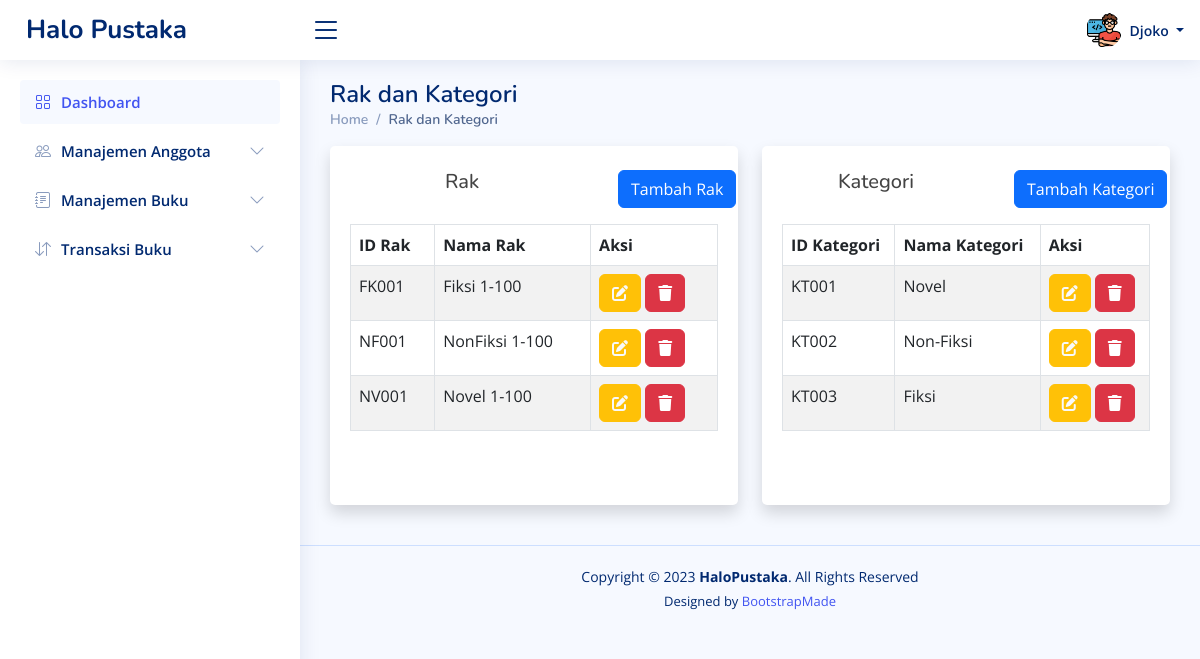
/dashboard.php?page=viewrak (signed in), run on the app's committed database.
### tables this page shows
CREATE TABLE `pengurus` (
  `id_pengurus` char(5) NOT NULL,
  `nama` varchar(100) NOT NULL,
  `password` varchar(100) NOT NULL,
  `level` varchar(20) NOT NULL,
  `pic` varchar(50) NOT NULL DEFAULT 'pengurus/admin.png'
);

CREATE TABLE `rak` (
  `id_rak` char(5) NOT NULL,
  `nama_rak` varchar(100) NOT NULL
);

CREATE TABLE `kategori` (
  `id_kategori` char(5) NOT NULL,
  `nama_kategori` varchar(100) NOT NULL
);

### _viewrak.php (the view, shortened to what this page needs)
<div class="container">
    <div class="row" style="margin-bottom: 20px;">
        <div class="col-md-6">
            <div class="card border-bottom-success shadow h-100 py-2">
                <div class="row mt-3 mb-3">
                    <h5 class="text-center col-sm-8">Rak</h5>
                    <div class="col-sm-4">
                        <a href="#" data-bs-toggle="modal" data-bs-target="#rakModal" class="btn btn-primary">Tambah
                            Rak</a>
                    </div>
                </div>
                <div class="card-body">
                    <table id="table3" class="table table-striped table-bordered">
                        <thead>
                            <tr>
                                <th>ID Rak</th>
                                <th>Nama Rak</th>
                                <th>Aksi</th>
                            </tr>
                        </thead>
                        <tbody>
                            <?php
                            $sql = mysqli_query($koneksi, "SELECT * FROM rak");
                            while ($rak = mysqli_fetch_array($sql)) {
                                ?>
                                <tr>
                                    <td>
                                        <?php echo $rak["id_rak"] ?>
                                    </td>
                                    <td>
                                        <?php echo $rak["nama_rak"] ?>
                                    </td>
                                    <td><a href="#" data-bs-toggle="modal" data-bs-target="#editRak"
                                            data-id="<?php echo $rak["id_rak"] ?>"
                                            data-nama="<?php echo $rak["nama_rak"] ?>"
                                            class="btn btn-warning text-light btneditrak"><i
                                                class="fas fa-pen-to-square"></i></a>
                                        <a href="<?php echo $_SERVER['PHP_SELF'] . '?page=viewrak&idrak=' . $rak['id_rak'] ?>"
                                            class="btn btn-danger confirmAlert" id="btnhapusrak"><i
                                                class="fas fa-trash"></i></a>
                                    </td>
                                </tr>
                                <?php
                            }
                            ?>
                        </tbody>
                    </table>
                </div>
            </div>
        </div>
        <div class="col-md-6">
            <div class="card border-bottom-primary shadow h-100 py-2">
                <div class="row mt-3 mb-3">
                    <h5 class="text-center col-sm-7">Kategori</h5>
                    <div class="col-sm-5">
                        <a href="#" data-bs-toggle="modal" data-bs-target="#kategoriModal"
                            class="btn btn-primary">Tambah Kategori</a>
                    </div>
                </div>
                <div class="card-body">
                    <table id="table4" class="table table-striped table-bordered">
                        <thead>
                            <tr>
                                <th>ID Kategori</th>
                                <th>Nama Kategori</th>
                                <th>Aksi</th>
                            </tr>
                        </thead>
                        <tbody>
                            <?php
                            $sql = mysqli_query($koneksi, "SELECT * FROM kategori");
                            while ($kategori = mysqli_fetch_array($sql)) {
                                ?>
                                <tr>
                                    <td>
                                        <?php echo $kategori["id_kategori"] ?>
                                    </td>
                                    <td>
                                        <?php echo $kategori["nama_kategori"] ?>
                                    </td>
                                    <td><a href="#" data-bs-toggle="modal" data-bs-target="#editKategori"
                                            data-id="<?php echo $kategori["id_kategori"] ?>"
                                            data-nama="<?php echo $kategori["nama_kategori"] ?>"
                                            class="btn btn-warning text-light btneditkateg"><i
                                                class="fas fa-pen-to-square"></i></a>
                                        <a href="<?php echo $_SERVER['PHP_SELF'] . '?page=viewrak&idkategori=' . $kategori['id_kategori'] ?>"
                                            class="btn btn-danger confirmAlert" id="btnhapuskateg"><i
                                                class="fas fa-trash"></i></a>
                                    </td>
                                </tr>
                                <?php
                            }
                            ?>
                        </tbody>
                    </table>
                </div>
            </div>
        </div>
    </div>
</div>

### dashboard.php (shortened to what this page needs)
<?php
include "template/head.php";
include "koneksi.php";
?>
<header id="header" class="header fixed-top d-flex align-items-center">
    <div class="d-flex align-items-center justify-content-between">
        <a href="dashboard.php" class="logo d-flex align-items-center">
            <span class="d-none d-lg-block">Halo Pustaka</span>
        </a>
        <i class="bi bi-list toggle-sidebar-btn"></i>
    </div>
    <nav class="header-nav ms-auto">
        <ul class="d-flex align-items-center">
            <li class="nav-item dropdown pe-3">
                <?php
                $sql = mysqli_query($koneksi, "SELECT pic FROM " . $_SESSION['role'] . " WHERE id_pengurus = '" . $_SESSION['username'] . "'");
                $data = mysqli_fetch_array($sql);
                ?>
                <a class="nav-link nav-profile d-flex align-items-center pe-0" href="#" data-bs-toggle="dropdown">
                    <img src="assets/img/<?php echo $data['pic'] ?>" alt="Profile" class="rounded-circle">
                    <span class="d-none d-md-block dropdown-toggle ps-2">
                        <?php echo $_SESSION['nama'] ?>
                    </span>
                </a>
            </li>
        </ul>
    </nav>
</header>
<aside id="sidebar" class="sidebar">
    <ul class="sidebar-nav" id="sidebar-nav">
        <li class="nav-item">
            <a class="nav-link " href="dashboard.php">
                <i class="bi bi-grid"></i>
                <span>Dashboard</span>
            </a>
        </li>
        <li class="nav-item">
            <a class="nav-link collapsed" data-bs-target="#components-nav" data-bs-toggle="collapse" href="#">
                <i class="bi bi-people"></i><span>Manajemen Anggota</span><i class="bi bi-chevron-down ms-auto"></i>
            </a>
        </li>
        <li class="nav-item">
            <a class="nav-link collapsed" data-bs-target="#forms-nav" data-bs-toggle="collapse" href="#">
                <i class="bi bi-journal-text"></i><span>Manajemen Buku</span><i class="bi bi-chevron-down ms-auto"></i>
            </a>
        </li>
        <li class="nav-item">
            <a class="nav-link collapsed" data-bs-target="#tables-nav" data-bs-toggle="collapse" href="#">
                <i class="bi bi-arrow-down-up"></i><span>Transaksi Buku</span><i class="bi bi-chevron-down ms-auto"></i>
            </a>
        </li>
    </ul>
</aside>
<main id="main" class="main">
    <?php
    if (isset($_GET['page'])) {
        $act = $_GET['page'];
    }
    switch ($act) {
        case "viewrak":
            $halaman = "_viewrak.php";
            $judul = "Rak dan Kategori";
            break;
    }
    ?>
    <div class="pagetitle">
        <h1>
            <?php echo $judul; ?>
        </h1>
        <nav>
            <ol class="breadcrumb">
                <li class="breadcrumb-item"><a href="dashboard.php">Home</a></li>
                <li class="breadcrumb-item active">
                    <?php echo $judul; ?>
                </li>
            </ol>
        </nav>
    </div>
    <section class="section dashboard">
        <div class="row">
            <?php
            include $halaman;
            ?>
        </div>
    </section>
</main>
<footer id="footer" class="footer">
    <div class="copyright">
        Copyright &copy; 2023 <strong><span>HaloPustaka</span></strong>. All Rights Reserved
    </div>
    <div class="credits">
        Designed by <a href="https://bootstrapmade.com/">BootstrapMade</a>
    </div>
</footer>
<?php
include "template/foot.php";
?>

### assets/css/admin.css (style rules this page uses)
:root { scroll-behavior: smooth; }
body { font-family: "Open Sans", sans-serif; background: #f6f9ff; color: #444444; }
a { color: #4154f1; text-decoration: none; }
h1, h2, h3, h4, h5, h6 { font-family: "Nunito", sans-serif; }
#main { margin-top: 60px; padding: 20px 30px; transition: all 0.3s; }
.pagetitle { margin-bottom: 10px; }
.pagetitle h1 { font-size: 24px; margin-bottom: 0; font-weight: 600; color: #012970; }
.card { margin-bottom: 30px; border: none; border-radius: 5px; box-shadow: 0px 0 30px rgba(1, 41, 112, 0.1); }
.card-body { padding: 0 20px 20px 20px; }
.breadcrumb { font-size: 14px; font-family: "Nunito", sans-serif; color: #899bbd; font-weight: 600; }
.breadcrumb a { color: #899bbd; transition: 0.3s; }
.breadcrumb .breadcrumb-item::before { color: #899bbd; }
.breadcrumb .active { color: #51678f; font-weight: 600; }
.logo { line-height: 1; }
@media (min-width: 1200px) { .logo { width: 280px; } }
.logo span { font-size: 26px; font-weight: 700; color: #012970; font-family: "Nunito", sans-serif; }
.header { transition: all 0.5s; z-index: 997; height: 60px; box-shadow: 0px 2px 20px rgba(1, 41, 112, 0.1); background-color: #fff; padding-left: 20px; }
.header .toggle-sidebar-btn { font-size: 32px; padding-left: 10px; cursor: pointer; color: #012970; }
.header-nav ul { list-style: none; }
.header-nav>ul { margin: 0; padding: 0; }
.header-nav .nav-profile { color: #012970; }
.header-nav .nav-profile img { max-height: 36px; }
.header-nav .nav-profile span { font-size: 14px; font-weight: 600; }
.sidebar { position: fixed; top: 60px; left: 0; bottom: 0; width: 300px; z-index: 996; transition: all 0.3s; padding: 20px; overflow-y: auto; scrollbar-width: thin; scrollbar-color: #aab7cf transparent; box-shadow: 0px 0px 20px rgba(1, 41, 112, 0.1); background-color: #fff; }
@media (min-width: 1200px) { #main, #footer { margin-left: 300px; } }
.sidebar-nav { padding: 0; margin: 0; list-style: none; }
.sidebar-nav li { padding: 0; margin: 0; list-style: none; }
.sidebar-nav .nav-item { margin-bottom: 5px; }
.sidebar-nav .nav-link { display: flex; align-items: center; font-size: 15px; font-weight: 600; color: #4154f1; transition: 0.3; background: #f6f9ff; padding: 10px 15px; border-radius: 4px; }
.sidebar-nav .nav-link i { font-size: 16px; margin-right: 10px; color: #4154f1; }
.sidebar-nav .nav-link.collapsed { color: #012970; background: #fff; }
.sidebar-nav .nav-link.collapsed i { color: #899bbd; }
.sidebar-nav .nav-link .bi-chevron-down { margin-right: 0; transition: transform 0.2s ease-in-out; }
.footer { padding: 20px 0; font-size: 14px; transition: all 0.3s; border-top: 1px solid #cddfff; }
.footer .copyright { text-align: center; color: #012970; }
.footer .credits { padding-top: 5px; text-align: center; font-size: 13px; color: #012970; }

### data on the page
pengurus: pic (picture)
rak: id_rak "FK001", nama_rak "Fiksi 1-100"
rak: id_rak "NF001", nama_rak "NonFiksi 1-100"
rak: id_rak "NV001", nama_rak "Novel 1-100"
kategori: id_kategori "KT001", nama_kategori "Novel"
kategori: id_kategori "KT002", nama_kategori "Non-Fiksi"
kategori: id_kategori "KT003", nama_kategori "Fiksi"

### other printed values
$_SESSION['nama'] "Djoko"
$judul "Rak dan Kategori"
